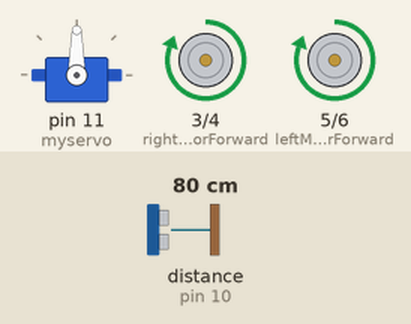
Recording of a sketch running on a simulated Arduino Uno, built with avr-gcc and run on an emulated ATmega328P. Shown: servo, motor-driver pin pairs drawn as motors (green arrow = first pin HIGH = forward, orange = second pin HIGH = backward, longer = more drive). Wiring (inferred from the names in the program): ultrasonic range finder: trigger pin 9; echo pin 10. Inputs (shaded band) come from the test bench; at power-on: distance to the obstacle (sensor on pin 10) 80 cm. The echo pulse lasts 58.3 µs per cm.

Above: at 1.2 s.
1.3 s: distance to the obstacle (sensor on pin 10) set to 23 cm
2.8 s: distance to the obstacle (sensor on pin 10) set to 18 cm
At 3.2 s:
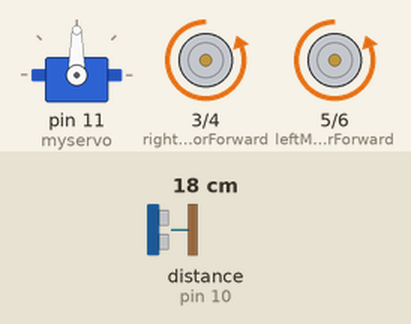
At 3.94 s:
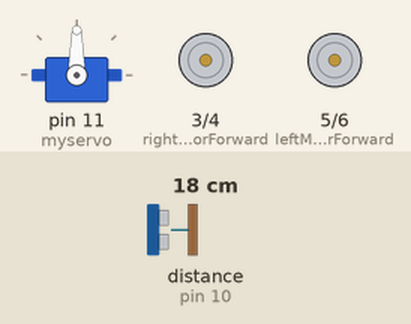
5.8 s: distance to the obstacle (sensor on pin 10) set to 35 cm
7.7 s: distance to the obstacle (sensor on pin 10) set to 2 cm
At 8.6 s:
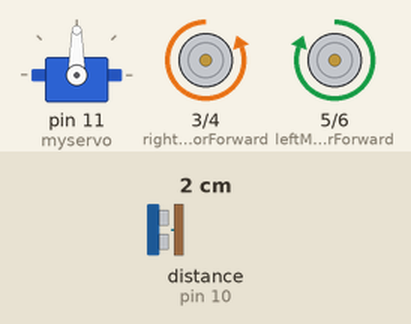
Timing chart, 0 to 11.7 s (numbered marks = the images above; inputs shaded):
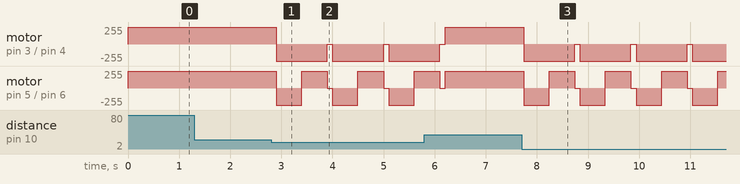

The sketch:

AvoidanceRobot.ino
```cpp
#include <Servo.h>

#define trigPin 9
#define echoPin 10
#define leftMotorForward 5
#define leftMotorBackward 6
#define rightMotorForward 3
#define rightMotorBackward 4

Servo myservo;

void setup() {
  pinMode(trigPin, OUTPUT);
  pinMode(echoPin, INPUT);
  pinMode(leftMotorForward, OUTPUT);
  pinMode(leftMotorBackward, OUTPUT);
  pinMode(rightMotorForward, OUTPUT);
  pinMode(rightMotorBackward, OUTPUT);
  myservo.attach(11);
  myservo.write(90);
  Serial.begin(9600);
}

long getDistance() {
  digitalWrite(trigPin, LOW);
  delayMicroseconds(2);
  digitalWrite(trigPin, HIGH);
  delayMicroseconds(10);
  digitalWrite(trigPin, LOW);
  long duration = pulseIn(echoPin, HIGH);
  long distance = duration * 0.034 / 2;
  return distance;
}

void moveForward() {
  digitalWrite(leftMotorForward, HIGH);
  digitalWrite(rightMotorForward, HIGH);
  digitalWrite(leftMotorBackward, LOW);
  digitalWrite(rightMotorBackward, LOW);
}

void moveBackward() {
  digitalWrite(leftMotorForward, LOW);
  digitalWrite(rightMotorForward, LOW);
  digitalWrite(leftMotorBackward, HIGH);
  digitalWrite(rightMotorBackward, HIGH);
}

void turnRight() {
  digitalWrite(leftMotorForward, HIGH);
  digitalWrite(rightMotorForward, LOW);
  digitalWrite(leftMotorBackward, LOW);
  digitalWrite(rightMotorBackward, HIGH);
}

void turnLeft() {
  digitalWrite(leftMotorForward, LOW);
  digitalWrite(rightMotorForward, HIGH);
  digitalWrite(leftMotorBackward, HIGH);
  digitalWrite(rightMotorBackward, LOW);
}

void stopMoving() {
  digitalWrite(leftMotorForward, LOW);
  digitalWrite(rightMotorForward, LOW);
  digitalWrite(leftMotorBackward, LOW);
  digitalWrite(rightMotorBackward, LOW);
}

void loop() {
  long distance = getDistance();
  if (distance < 20) {
    stopMoving();
    moveBackward();
    delay(500);
    stopMoving();
    turnRight();
    delay(500);
    stopMoving();
  } else {
    moveForward();
  }
  delay(100);
}
```

Measured:
- the behaviour switches between 21 and 20 cm on distance to the obstacle (sensor on pin 10) (found by bisection; images 0 and 1)
- after the input at 1.3 s, every drawn part: stays the same
